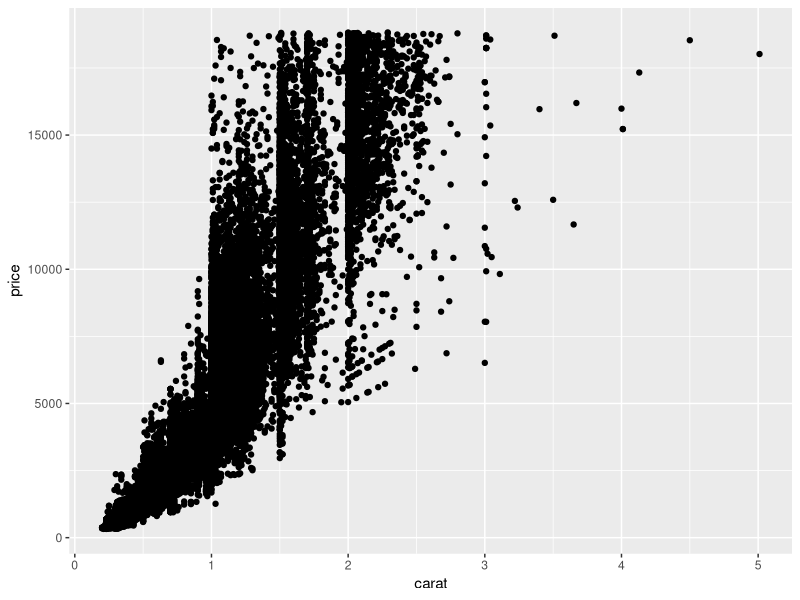
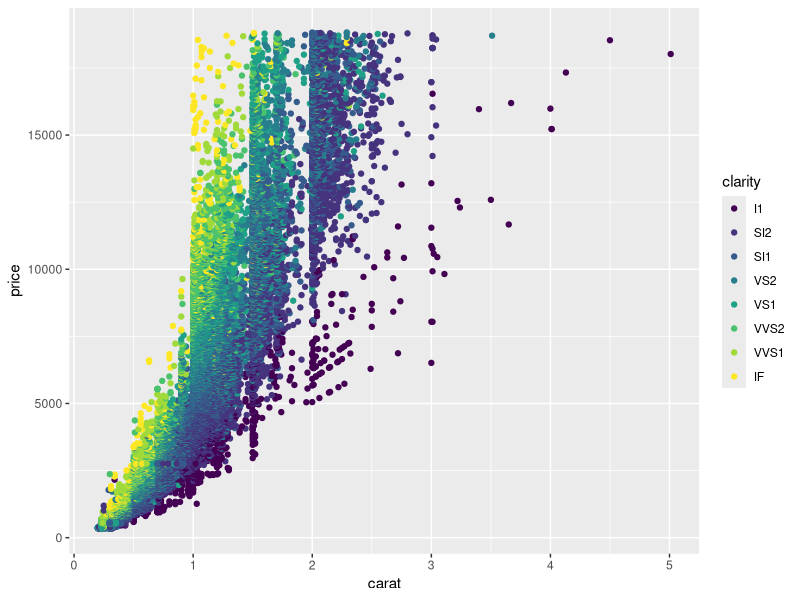
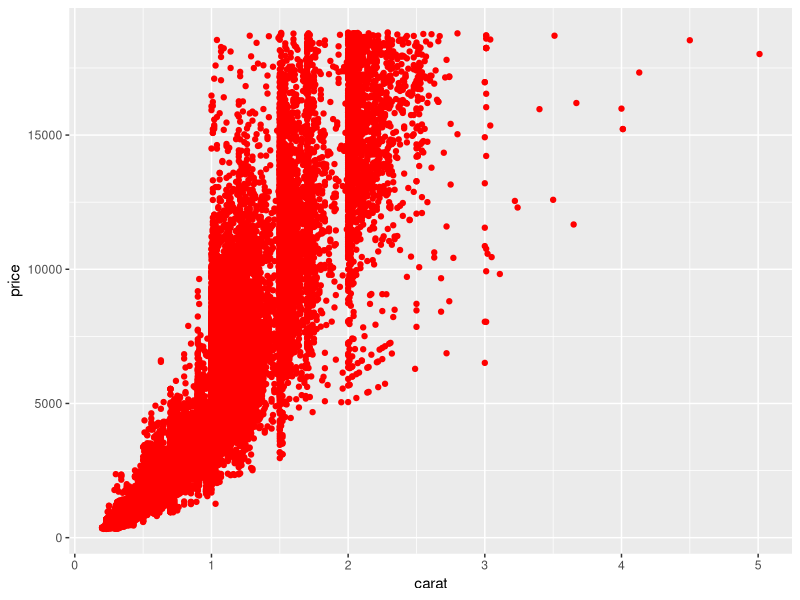
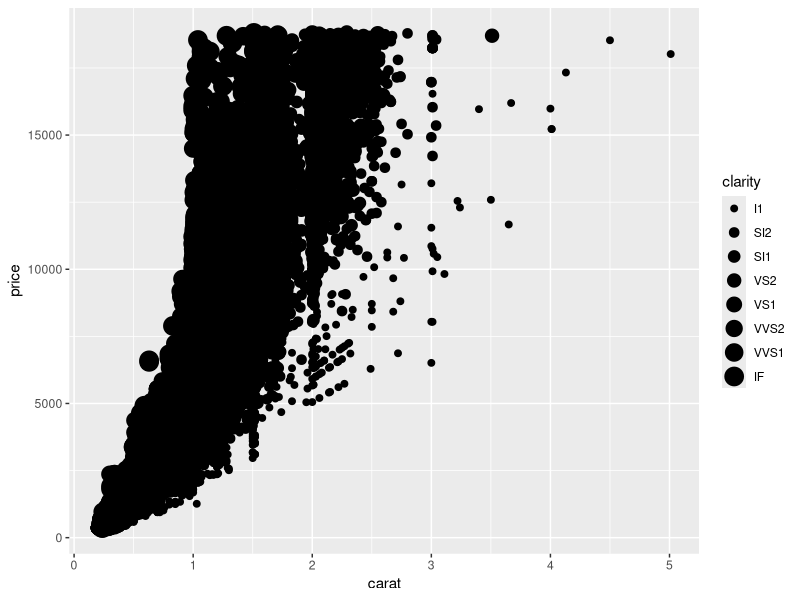
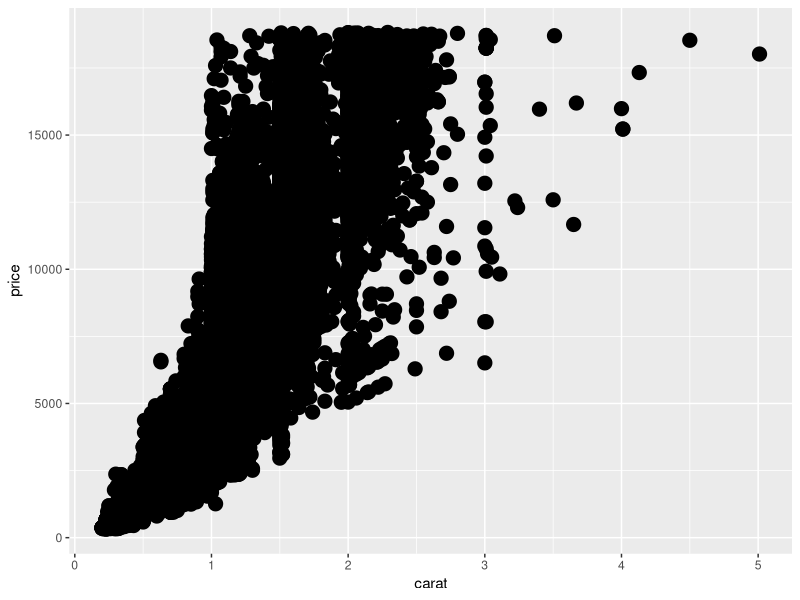
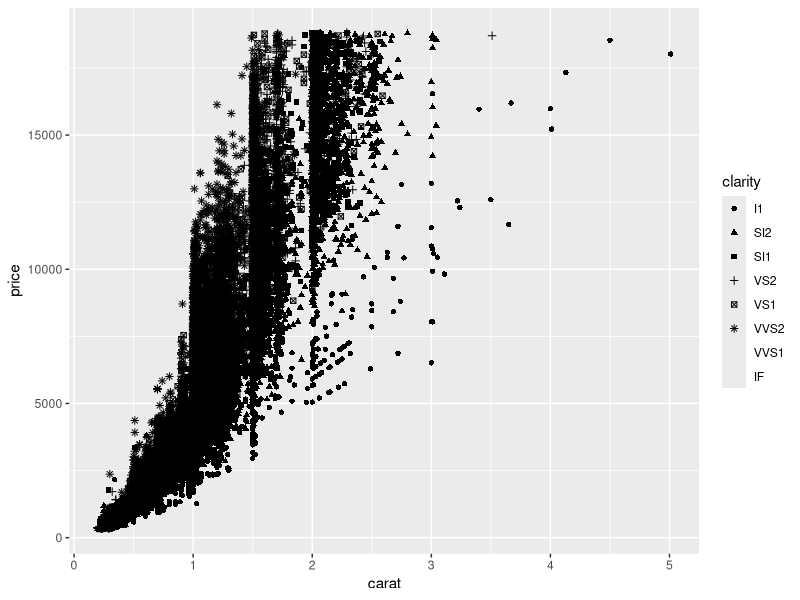
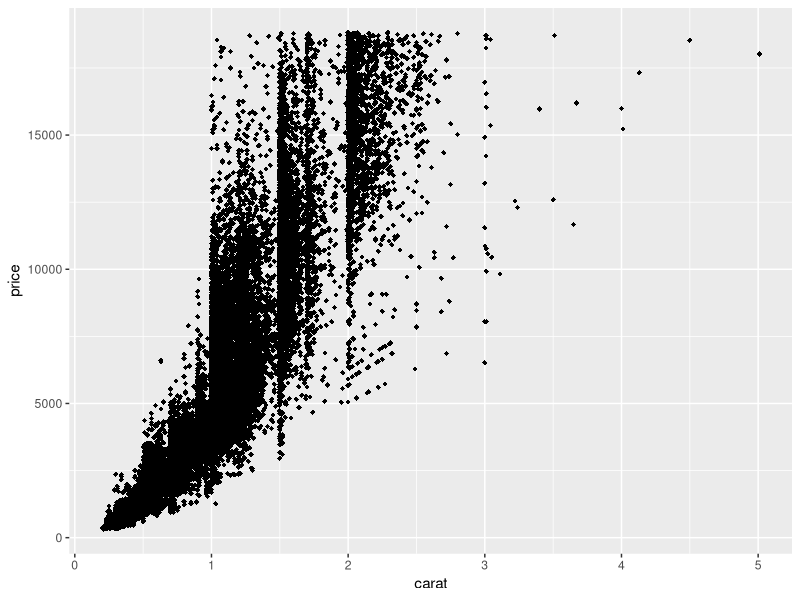
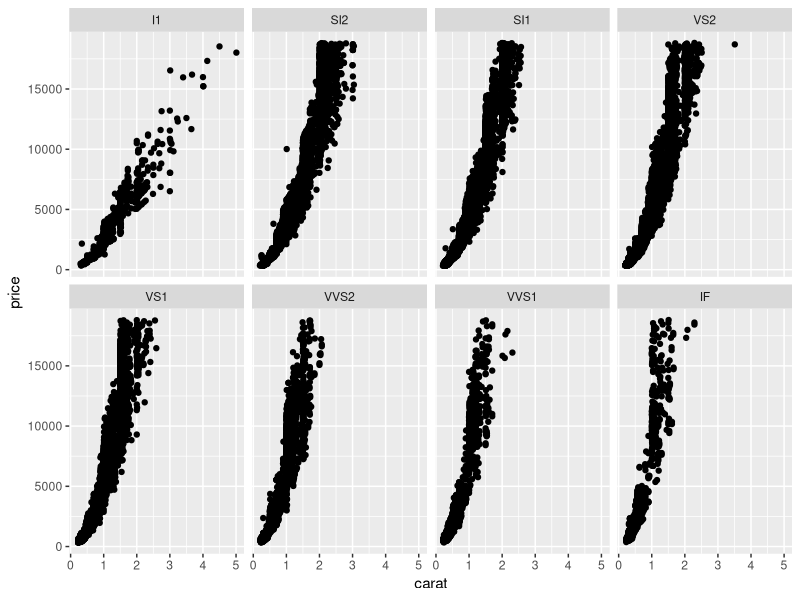

Recreate these plots in R, in order.
## ---- chunk 1
# load the tidyverse
library(tidyverse)
## ---- chunk 2
diamonds <- as_tibble(diamonds)
diamonds
## ---- chunk 3
# generate scatterplot with geom_point()
ggplot(data = diamonds) + 
  geom_point(mapping = aes(x = carat, y = price))
## ---- chunk 4
# adjusting color within aes
ggplot(data = diamonds) + 
  geom_point(mapping = aes(x = carat, y = price, color = clarity))
## ---- chunk 5
# manually control color point outside aes
ggplot(data = diamonds) + 
  geom_point(mapping = aes(x = carat, y = price), color = "red") 
## ---- chunk 6
# adjust point size within aes
ggplot(data = diamonds) + 
  geom_point(mapping = aes(x = carat, y = price, size = clarity))
## ---- chunk 7
# global control of point size
ggplot(data = diamonds) + 
  geom_point(mapping = aes(x = carat, y = price), size = 4.5)
## ---- chunk 8
# map clarity to point shape within aes 
ggplot(data = diamonds) + 
  geom_point(mapping = aes(x = carat, y = price, shape = clarity))
## ---- chunk 9
# global control of point shape outside aes
ggplot(data = diamonds) + 
  geom_point(mapping = aes(x = carat, y = price), shape = 18)
## ---- chunk 10
ggplot(data = diamonds) + 
  geom_point(mapping = aes(x = carat, y = price)) + 
  # facet by clarity
  facet_wrap(~clarity, nrow = 2)
## ---- chunk 11
# change geom_ to generate histogram
ggplot(data = diamonds) + 
  geom_histogram(mapping =  aes(carat))
## ---- chunk 12
# geom_bar for bar plots
ggplot(data = diamonds) + 
  geom_bar(mapping = aes(cut))
## ---- chunk 13
# geom_boxplot for boxplots
ggplot(data = diamonds) + 
  geom_boxplot(mapping = aes(x = color, y = price))
## ---- chunk 14
# fill globally changes bar color outside aes
ggplot(data = diamonds) + 
  geom_boxplot(mapping = aes(x = color, y = price), 
               fill = "red")
## ---- chunk 15
# generate bar plot
ggplot(diamonds) + 
  geom_bar(aes(x = clarity))
## ---- chunk 16
# color changes outline of bar
ggplot(diamonds) + 
  geom_bar(aes(x = clarity, color = clarity))
## ---- chunk 17
# use fill to color bars
ggplot(diamonds) + 
  geom_bar(aes(x = clarity, fill = clarity))
## ---- chunk 18
# fill by separate variable (cut) = stacked bar chart
ggplot(diamonds) + 
  geom_bar(aes(x = clarity, fill = cut))
## ---- chunk 19
ggplot(diamonds) + 
  geom_bar(aes(x = clarity, fill = cut)) +
  # manually control colors used
  scale_fill_manual(values = c("red", "orange", "darkgreen", "dodgerblue", "purple4"))
## ---- chunk 20
ggplot(diamonds) + 
  # fill scales to 100%
  geom_bar(aes(x = clarity, fill = cut), position = "fill") +
  scale_fill_manual(values = c("red", "orange", "darkgreen", "dodgerblue", "purple4"))
## ---- chunk 21
ggplot(diamonds) + 
  geom_bar(aes(x = clarity, fill = cut), position = "fill") +
  scale_fill_manual(values = c("red", "orange", "darkgreen", "dodgerblue", "purple4")) +
  # add titles
  labs(title = "Clearer diamonds tend to be of higher quality cut",
       subtitle = "The majority of IF diamonds are an \"Ideal\" cut")
## ---- chunk 22
ggplot(diamonds) + 
  geom_bar(aes(x = clarity, fill = cut), position = "fill") +
  scale_fill_manual(values = c("red", "orange", "darkgreen", "dodgerblue", "purple4")) +
  labs(title = "Clearer diamonds tend to be of higher quality cut",
       subtitle = "The majority of IF diamonds are an \"Ideal\" cut") +
  # add y axis label explicitly
  ylab("proportion")
## ---- chunk 23
ggplot(diamonds) + 
  geom_bar(aes(x = clarity, fill = cut), position = "fill") +
  scale_fill_manual(values = c("red", "orange", "darkgreen", "dodgerblue", "purple4")) +
  labs(title = "Clearer diamonds tend to be of higher quality cut",
       subtitle = "The majority of IF diamonds are an \"Ideal\" cut") +
  ylab("proportion") +
  # change plot theme
  theme_classic()
## ---- chunk 24
ggplot(diamonds) + 
  geom_bar(aes(x = clarity, fill = cut), position = "fill") +
  scale_fill_manual(values = c("red", "orange", "darkgreen", "dodgerblue", "purple4")) +
  labs(title = "Clearer diamonds tend to be of higher quality cut",
       subtitle = "The majority of IF diamonds are an \"Ideal\" cut") +
  ylab("proportion") +
  theme_classic() +
  # control theme
  theme(title = element_text(size = 16), 
        axis.text = element_text(size =14),
        axis.title = element_text(size = 16),
        legend.text = element_text(size = 14))
## ---- chunk 25
ggplot(diamonds) + 
  geom_bar(aes(x = clarity, fill = cut), position = "fill") +
  scale_fill_manual(values = c("red", "orange", "darkgreen", "dodgerblue", "purple4")) +
  labs(title = "Clearer diamonds tend to be of higher quality cut",
       subtitle = "The majority of IF diamonds are an \"Ideal\" cut") +
  ylab("proportion") +
  theme_classic() +
  theme(title = element_text(size = 16), 
        axis.text = element_text(size = 14),
        axis.title = element_text(size = 16, face = "bold"),
        legend.text = element_text(size = 14),
        # additional control
        plot.subtitle = element_text(color = "gray30"))
## ---- chunk 26
ggplot(diamonds) + 
  geom_bar(aes(x = clarity, fill = cut), position = "fill") +
  scale_fill_manual(values = c("red", "orange", "darkgreen", "dodgerblue", "purple4")) +
  labs(title = "Clearer diamonds tend to be of higher quality cut",
       subtitle = "The majority of IF diamonds are an \"Ideal\" cut") +
  ylab("proportion") +
  theme_classic() +
  theme(title = element_text(size = 16), 
        axis.text = element_text(size = 14),
        axis.title = element_text(size = 16, face = "bold"),
        legend.text = element_text(size = 14),
        plot.subtitle = element_text(color = "gray30")) +
  # control legend
  guides(fill = guide_legend("cut quality")) 
## ---- chunk 27
ggplot(diamonds) + 
  geom_bar(aes(x = clarity)) +
  # control scale for continuous variable
  scale_y_continuous(breaks = seq(0, 17000, by = 1000))
## ---- chunk 28
ggplot(diamonds) + 
  geom_bar(aes(x = clarity)) +
  # control scale for discrete variable
  scale_x_discrete(limit = c("SI2", "SI1", "I1")) +
  scale_y_continuous(breaks = seq(0, 17000, by = 1000)) 
## ---- chunk 29
ggplot(diamonds) + 
  geom_bar(aes(x = clarity)) +
  scale_y_continuous(breaks = seq(0, 17000, by = 1000)) +
  scale_x_discrete(limit = c("SI2", "SI1", "I1")) +
  # flip coordinates
  coord_flip() +
  labs(title = "Clearer diamonds tend to be of higher quality cut",
       subtitle = "The majority of IF diamonds are an \"Ideal\" cut") +
  ylab("proportion") +
  theme_classic() +
  theme(title = element_text(size = 18), 
        axis.text = element_text(size = 14),
        axis.title = element_text(size = 16, face = "bold"),
        legend.text = element_text(size = 14),
        plot.subtitle = element_text(color = "gray30")) +
  guides(fill = guide_legend("cut quality")) 
## ---- chunk 30
p <- ggplot(diamonds) + 
  geom_bar(mapping = aes(x = clarity)) +
  scale_y_continuous(breaks = seq(0, 17000, by = 1000)) +
  scale_x_discrete(limit = c("SI2", "SI1", "I1")) +
  coord_flip() +
  labs(title = "Number of diamonds by diamond clarity",
       subtitle = "Subset of all diamonds, looking three levels of clarity") +
  theme_classic() +
  theme(title = element_text(size = 18), 
        axis.text = element_text(size = 14),
        axis.title = element_text(size = 16, face = "bold"),
        legend.text = element_text(size = 14),
        plot.subtitle = element_text(color = "gray30") ) 
## ---- chunk 31
ggplot(diamonds) + 
  geom_bar(aes(x = clarity)) +
  scale_y_continuous(breaks = seq(0, 17000, by = 1000)) +
  scale_x_discrete(limit = c("SI2", "SI1", "I1")) +
  coord_flip() +
  labs(title = "Number of diamonds by diamond clarity",
       subtitle = "Subset of all diamonds, looking three levels of clarity") +
  theme_classic() +
  theme(title = element_text(size = 18), 
        axis.text = element_text(size = 14),
        axis.title = element_text(size = 16, face = "bold"),
        legend.text = element_text(size = 14),
        plot.subtitle = element_text(color = "gray30")) +
  # add annotation
  annotate("text", label = "SI1 diamonds are among \n the most frequent clarity diamond", 
           y = 12800, x = 2.9, 
           vjust = "top", hjust = "right", 
           size = 6)
## ---- chunk 32
# get summary data for table in order
df <- diamonds %>% 
  group_by(cut) %>%
  dplyr::summarize(
    N = n(), 
    min = min(price), 
    avg = mean(price), 
    max = max(price)
  )
## ---- chunk 33
# look at data
df
## ---- chunk 34
#install.packages("knitr")
library(knitr)

kable(df)
## ---- chunk 35
#install.packages("kableExtra")
library(kableExtra)

# use kable_styling to control table appearance
kable(df, digits=0, "html") %>%
  kable_styling("striped", "bordered") %>% 
  add_header_above(c(" " = 2,  "price (USD)" = 3)) 
## ---- chunk 36
kable(df, digits=0, "html", caption="Table 1: Diamonds Price by Quality of Cut. Most Diamonds are of the highest quality cut and the most expensive diamonds are of the highest quality") %>%
  kable_styling("striped", "bordered") %>% 
  # add headers and footnote
  add_header_above(c(" " = 2,  "price (USD)" = 3)) %>% 
  footnote(general = "Diamonds dataset from ggplot2", general_title = "Source:", footnote_as_chunk = T)
